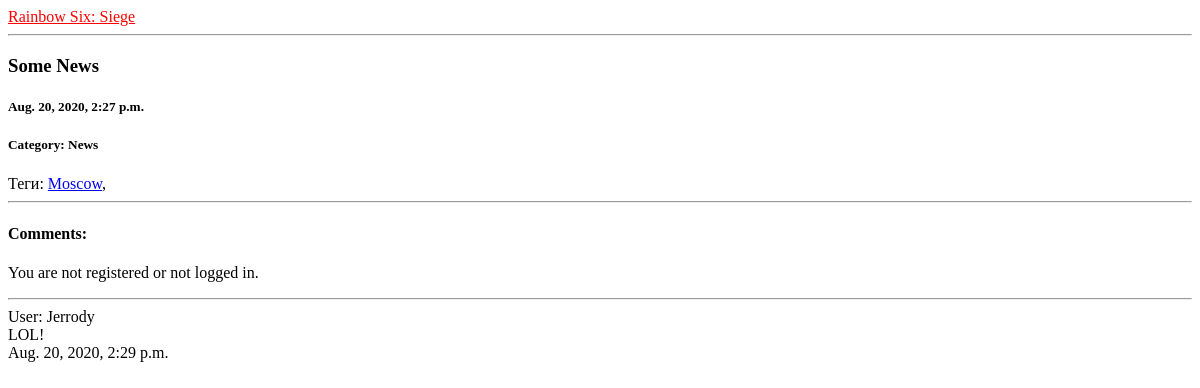
The app's page /news/some_news/, older data.
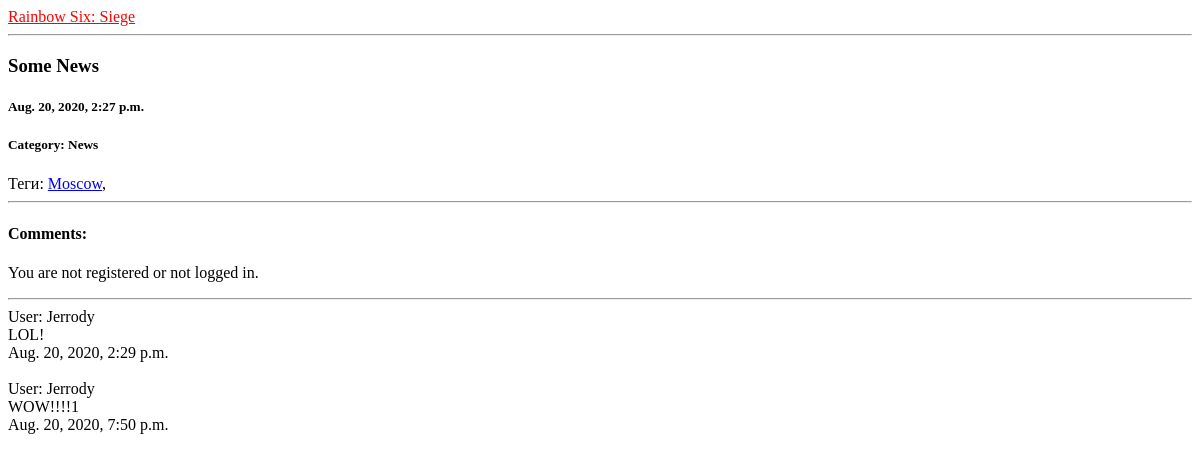
The same page, newer data.
### blog/models.py (models this page shows, shortened)
class Category(MPTTModel):
    name = models.CharField('Name', max_length=100)
    slug = models.SlugField('Slug', max_length=50)
    description = models.TextField(
        'Description',
        max_length=100,
        default='',
        blank=True
    )
    parent = TreeForeignKey(
        'self',
        verbose_name='Parent Category',
        on_delete=models.CASCADE,
        null=True, blank=True,
        related_name='children'
    )
    template = models.CharField(
        'Template',
        max_length=500,
        default='blog/home.html'
    )
    published = models.BooleanField('Display', default=True)
    paginated = models.PositiveIntegerField('Count Post in Page', default=5)
    sort = models.PositiveIntegerField('Order', default=0)
    def __str__(self):
        return self.name
    class Meta():
        verbose_name = 'Category'
        verbose_name_plural = 'Category'
    class MPTTMeta:
        order_insertion_by  = ["sort", ]
    def get_absolute_url(self):
        return reverse('category', kwargs={'category_slug': self.slug})

class Tag(models.Model):
    name = models.CharField('Name', max_length=100)
    slug = models.SlugField('Slug', max_length=50)
    published = models.BooleanField('Display or Not?', default=True)
    class Meta:
        verbose_name = 'Tag'
        verbose_name_plural = 'Tag'

class Comment(models.Model):
    author = models.ForeignKey(
        User,
        verbose_name='Author',
        on_delete=models.CASCADE
    )
    text = models.TextField('Text', max_length=100)
    created_date = models.DateTimeField(
        'Date Time',
        max_length=100,
        auto_now=True
    )
    moderation = models.BooleanField(default=True)
    post = models.ForeignKey(
        Post,
        verbose_name='Post',
        on_delete=models.CASCADE,
        related_name='comments'
    )
    class Meta:
        verbose_name = 'Comment'

### blog/views.py (the view, shortened to what this page needs)
class PostDetailView(View):
    def get(self, request, **kwargs):
        category_list = Category.objects.filter(published=True)
        post = get_object_or_404(Post, slug=kwargs.get('slug'))
        form = CommentForm()
        return render(
            request,
            post.template,
            {'categories': category_list, 'post': post, 'form': form}
        )

### blog/templatetags/blog_tags.py (called while the page is built)
def get_categories(context, order, count):
    categories = Category.objects.filter(published=True).order_by(order)
    if count is not None:
        categories = categories[:count]
    return categories

@register.inclusion_tag('base/tags/base_tag.html', takes_context=True)
def category_list(
        context,
        order='-name',
        count=None,
        template='base/blog/categories.html'
):
    categories = get_categories(context, order, count)
    return {'template': template, 'category_list': categories}

### templates/blog/post_detail.html (shortened to what this page needs)
<!DOCTYPE html>
{% load blog_tags %}
<html lang="en">
<head>
</head>
<body>
{% category_list count=1 %}
    <hr>
    <h3>{{ post.title }}</h3>
    <h5>{{ post.published_date }}</h5>
    <h5>Category: {{ post.category }}</h5>
    Теги: {% for tag in post.tags.all %}
            {% if tag.published %}
                <a href="{% url 'tag' tag.slug %}">{{ tag.name }}</a>,
            {% endif %}
          {% endfor %}
    <hr>
    <h4>Comments:</h4>
    {% if user.is_authenticated %}
        <form action="" method="POST">
            {% csrf_token %}
            {{ form.as_p }}
            <button type="submit">Send</button>
        </form>
    {% else %}
        <p>You are not registered or not logged in.</p>
    {% endif %}
    <hr>
    {% for comment in post.comments.all %}
        User: {{ comment.author }}<br>
        {{ comment.text }}<br>
        {{ comment.created_date }}<br><br>
    {% endfor %}
</body>
</html>

### templates/base/blog/categories.html
{% for category  in category_list %}
       <a style="color: #ff0000;" href="{{ category.get_absolute_url }}">{{ category.name }}</a><br>
{% endfor %}

Row changes from the older to the newer data that the page shows:
added Comment: author "Jerrody", text "WOW!!!!1", created_date "Aug. 20, 2020, 7:50 p.m."
